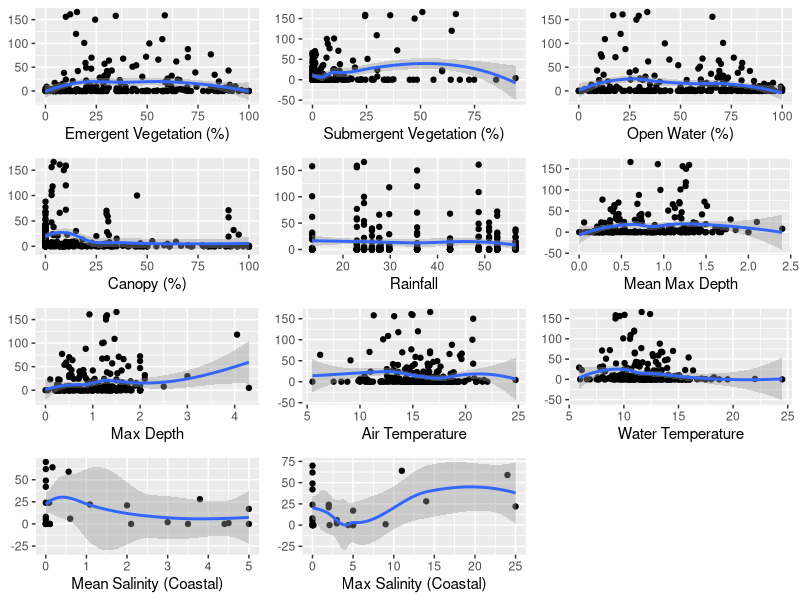

Reproduce this figure in R.
# plots of covariate raw data between years
library(ggplot2)
library(tidyverse)
library(cowplot)

setwd(here::here("code"))
between_year_data <- read_csv(here::here("data", "between_year_data.csv"))


#### mean_percent_emerg ####
# emergent vegetation vs. egg masses
emergent_plot <- between_year_data %>% 
  ggplot(aes(x=mean_percent_emerg, y=num_egg_masses)) +
  geom_point() +
  geom_smooth() +
  xlab("Emergent Vegetation (%)") +
  ylab(NULL)

# emergent vs. time
emergent_BRD_plot <- between_year_data %>% 
  ggplot(aes(x=BRDYEAR, y=mean_percent_emerg)) +
  geom_point() +
  geom_smooth()

#### mean_percent_sub ####
# submerg vs. egg masses
submergent_plot <- between_year_data %>% 
  ggplot(aes(x=mean_percent_sub, y=num_egg_masses)) +
  geom_point() +
  geom_smooth() +
  xlab("Submergent Vegetation (%)")  +
  ylab(NULL)

## submerg vs. time
subemergent_BRD_plot <- between_year_data %>% 
  ggplot(aes(x=BRDYEAR, y=mean_percent_sub)) +
  geom_point() +
  geom_smooth()

#### mean_percent_water ####
# open water vs. egg masses
open_water_plot <- between_year_data %>% 
  ggplot(aes(x=mean_percent_water, y=num_egg_masses)) +
  geom_point() +
  geom_smooth() +
  xlab("Open Water (%)") +
  ylab(NULL)

## open water vs. time
open_water_BRD_plot <- between_year_data %>% 
  ggplot(aes(x=BRDYEAR, y=mean_percent_water)) +
  geom_point() +
  geom_smooth()

#### interpolated_canopy ####
# canopy vs. egg masses
canopy_plot <- between_year_data %>% 
  ggplot(aes(x=interpolated_canopy, y=num_egg_masses)) +
  geom_point() +
  geom_smooth() +
  xlab("Canopy (%)") +
  ylab(NULL)

## canopy vs. time
canopy_BRD_plot <- between_year_data %>% 
  ggplot(aes(x=BRDYEAR, y=interpolated_canopy)) +
  geom_point() +
  geom_smooth()

#### yearly_rain ####
# yearly rain vs. egg masses
rain_plot <- between_year_data %>% 
  ggplot(aes(x=yearly_rain, y=num_egg_masses)) +
  geom_point() +
  geom_smooth() +
  xlab("Rainfall") +
  ylab(NULL)

## yearly rain vs. time
rain_BRD_plot <- between_year_data %>% 
  ggplot(aes(x=BRDYEAR, y=yearly_rain)) +
  geom_point() +
  geom_smooth()

#### mean_max_depth ####
# mean_max_depth vs. egg masses
mean_max_depth_plot <- between_year_data %>% 
  ggplot(aes(x=mean_max_depth, y=num_egg_masses)) +
  geom_point() +
  geom_smooth() + # SE = false ? why is this below 0?
  xlab("Mean Max Depth") +
  ylab(NULL)

## mean_max_depth vs. time
mean_max_depth_BRD_plot <- between_year_data %>% 
  ggplot(aes(x=BRDYEAR, y=mean_max_depth)) +
  geom_point() +
  geom_smooth()

#### max_depth ####
# max_depth vs. egg masses
max_depth_plot <- between_year_data %>% 
  ggplot(aes(x=max_depth, y=num_egg_masses)) +
  geom_point() +
  geom_smooth() +
  xlab("Max Depth") +
  ylab(NULL)

## max_depth vs. time
max_depth_BRD_plot <- between_year_data %>% 
  ggplot(aes(x=BRDYEAR, y=max_depth)) +
  geom_point() +
  geom_smooth()

#### AirTemp ####
# AirTemp vs. egg masses
AirTemp_plot <- between_year_data %>% 
  ggplot(aes(x=AirTemp, y=num_egg_masses)) +
  geom_point() +
  geom_smooth() +
  xlab("Air Temperature") +
  ylab(NULL)

## AirTemp vs. time
AirTemp_BRD_plot <- between_year_data %>% 
  ggplot(aes(x=BRDYEAR, y=AirTemp)) +
  geom_point() +
  geom_smooth()

#### WaterTemp ####
# WaterTemp vs. egg masses
WaterTemp_plot <- between_year_data %>% 
  ggplot(aes(x=WaterTemp, y=num_egg_masses)) +
  geom_point() +
  geom_smooth() +
  xlab("Water Temperature") +
  ylab(NULL)

## WaterTemp vs. time
WaterTemp_BRD_plot <- between_year_data %>% 
  ggplot(aes(x=BRDYEAR, y=WaterTemp)) +
  geom_point() +
  geom_smooth()

#### mean_salinity:CoastalSite ####
#TODO: do these look right?
coastal_between_year_data <- between_year_data %>% 
  filter(CoastalSite == TRUE)

# mean_salinity vs. egg masses
mean_salinity_plot <- coastal_between_year_data %>% 
  ggplot(aes(x=mean_salinity, y=num_egg_masses)) +
  geom_point() +
  geom_smooth() +
  xlab("Mean Salinity (Coastal)") +
  ylab(NULL)

## mean_salinity vs. time
mean_salinity_BRD_plot <- coastal_between_year_data %>% 
  ggplot(aes(x=BRDYEAR, y=mean_salinity)) +
  geom_point() +
  geom_smooth()

#### max_salinity:CoastalSite ####
# max_salinity vs. egg masses
max_salinity_plot <- coastal_between_year_data %>% 
  ggplot(aes(x=max_salinity, y=num_egg_masses)) +
  geom_point() +
  geom_smooth() +
  xlab("Max Salinity (Coastal)") +
  ylab(NULL)

## max_salinity vs. time
max_salinity_BRD_plot <- coastal_between_year_data %>% 
  ggplot(aes(x=BRDYEAR, y=max_salinity)) +
  geom_point() +
  geom_smooth()

#### combined output with egg masses####
plot_grid(emergent_plot, submergent_plot, open_water_plot, canopy_plot, rain_plot, mean_max_depth_plot, max_depth_plot, AirTemp_plot, WaterTemp_plot, mean_salinity_plot, max_salinity_plot, nrow=4)
